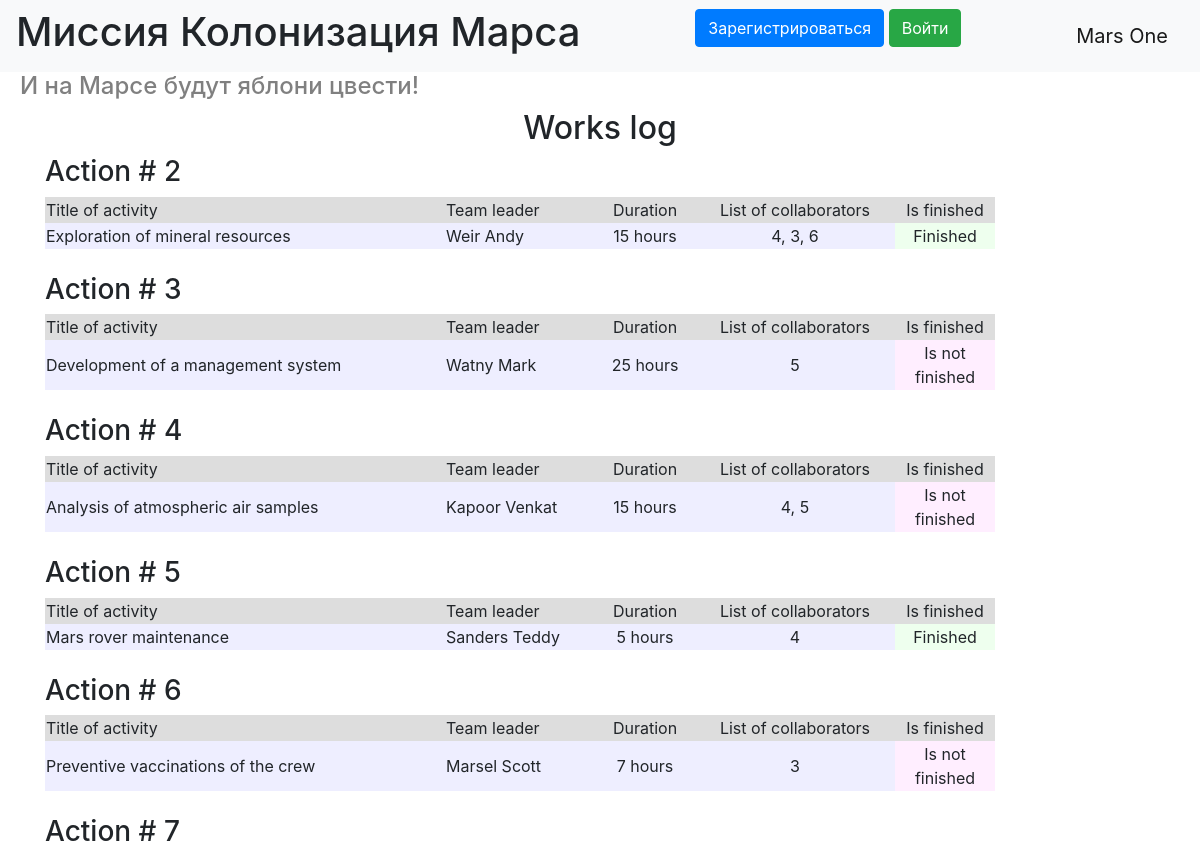
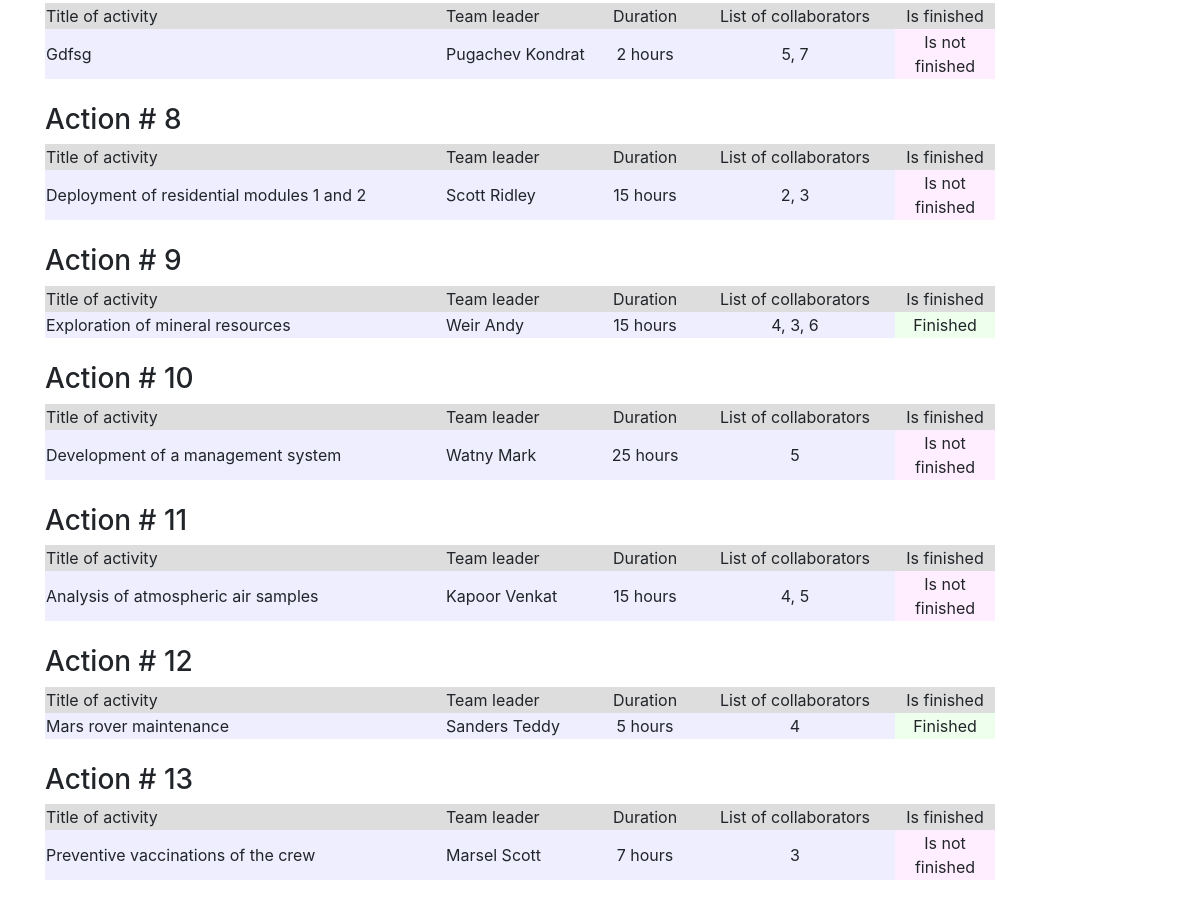
Before: / with the older database file (2 pictures, top to bottom).
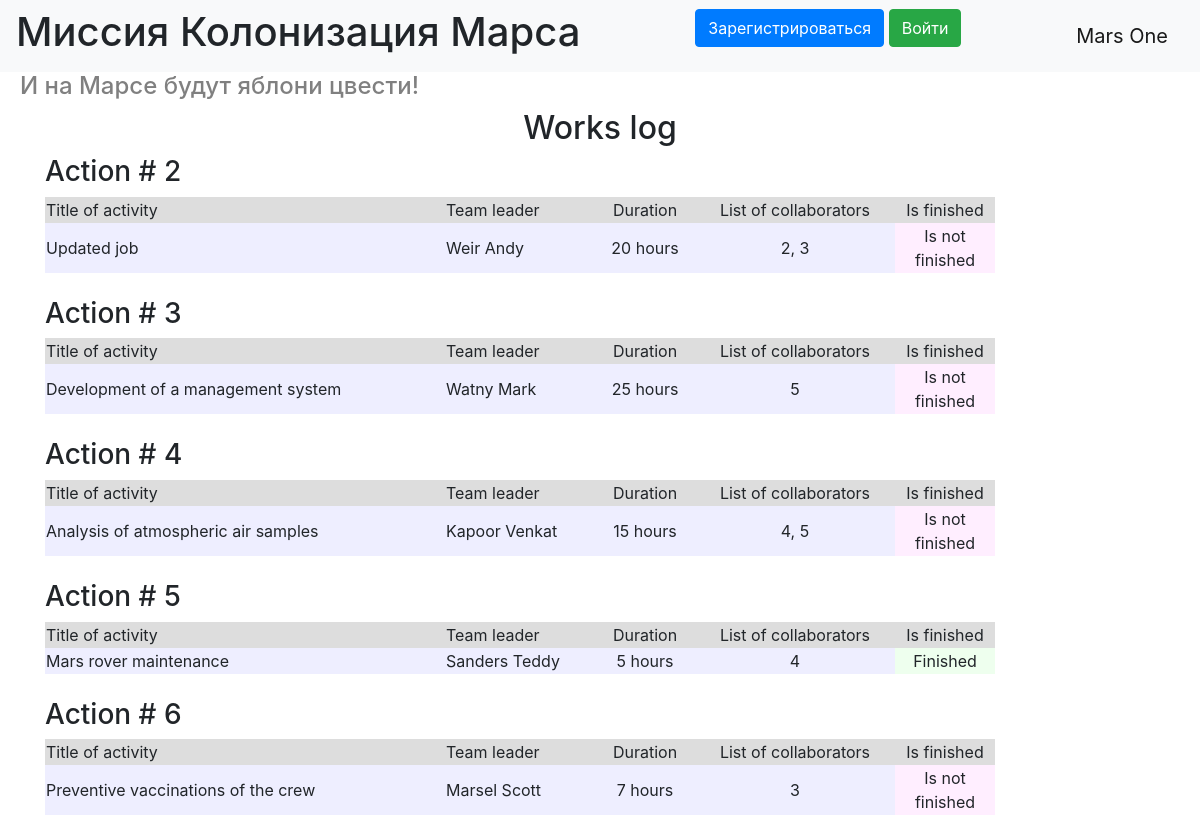
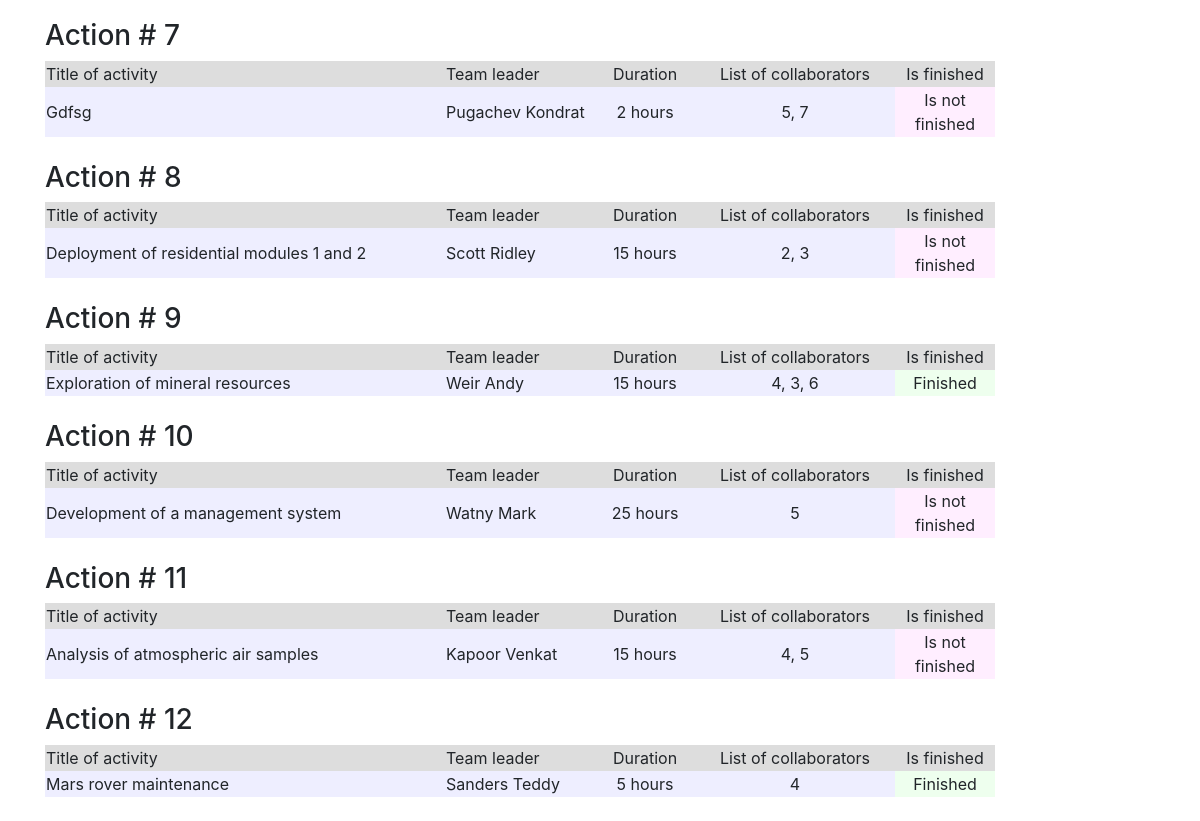
After: the same page with the newer database file (2 pictures, top to bottom).
### data/jobs.py (models this page shows, shortened)
class Jobs(SqlAlchemyBase, SerializerMixin):
    __tablename__ = 'jobs'
    id = sqlalchemy.Column(sqlalchemy.Integer, primary_key=True, autoincrement=True)
    job = sqlalchemy.Column(sqlalchemy.String, nullable=True)
    work_size = sqlalchemy.Column(sqlalchemy.String, nullable=True, default=0)
    collaborators = sqlalchemy.Column(sqlalchemy.String, nullable=True)
    start_date = sqlalchemy.Column(sqlalchemy.DateTime, default=datetime.datetime.now)
    end_date = sqlalchemy.Column(sqlalchemy.DateTime, default=datetime.datetime.now)
    is_finished = sqlalchemy.Column(sqlalchemy.Boolean, default=True)
    team_leader = sqlalchemy.Column(sqlalchemy.Integer, sqlalchemy.ForeignKey("users.id"))
    user = orm.relationship('User', back_populates="jobs")

### data/users.py (models this page shows, shortened)
class User(SqlAlchemyBase, UserMixin, SerializerMixin):
    __tablename__ = 'users'
    id = sqlalchemy.Column(sqlalchemy.Integer,
                           primary_key=True, autoincrement=True)
    name = sqlalchemy.Column(sqlalchemy.String, nullable=True)
    surname = sqlalchemy.Column(sqlalchemy.String, nullable=True)
    age = sqlalchemy.Column(sqlalchemy.Integer, nullable=True)
    position = sqlalchemy.Column(sqlalchemy.String, nullable=True)
    speciality = sqlalchemy.Column(sqlalchemy.String, nullable=True)
    address = sqlalchemy.Column(sqlalchemy.String, nullable=True)
    email = sqlalchemy.Column(sqlalchemy.String, unique=True, nullable=True)
    hashed_password = sqlalchemy.Column(sqlalchemy.String, nullable=True)
    modified_date = sqlalchemy.Column(sqlalchemy.DateTime, default=datetime.datetime.now)
    jobs = orm.relationship("Jobs", back_populates="user")

### index.py (the view)
@app.route("/")
def index():
    db_sess = db_session.create_session()
    jobs = db_sess.query(Jobs).all()
    users = db_sess.query(User).all()
    names = {name.id: (name.surname, name.name) for name in users}
    return render_template("index.html", jobs=jobs, names=names)

### data/db_session.py (called while the page is built)
def create_session() -> Session:
    global __factory
    return __factory()

### templates/index.html (shortened to what this page needs)
{% extends "base.html" %}
{% block content %}
<h2 align="center">Works log</h2>
{% for job in jobs %}
<h3>Action # {{ job.id }}</h3>
<div class="table_container">
    <table class="my_table">
        <tr class="my_row">
            <td class="title" width="400px" bgcolor="#dddddd">Title of activity</td>
            <td class="title" width="150px" bgcolor="#dddddd">Team leader</td>
            <td class="title" width="100px" bgcolor="#dddddd" align="center">Duration</td>
            <td class="title" width="200px" bgcolor="#dddddd" align="center">List of collaborators</td>
            <td class="title" width="100px" bgcolor="#dddddd" align="center">Is finished</td>
        </tr>
        <tr class="my_row">
            <td class="ordinary" bgcolor="#eeeeff">{{ job.job.capitalize() if job.job else job.job }}</td>
            <td class="ordinary" bgcolor="#eeeeff">{{ names[job.team_leader][0] }} {{ names[job.team_leader][1] }}</td>
            <td class="ordinary" bgcolor="#eeeeff" align="center">{{ job.work_size }} hours</td>
            <td class="ordinary" bgcolor="#eeeeff" align="center">{{ job.collaborators }}</td>
            {% if job.is_finished %}
            <td class="ordinary" bgcolor="#eeffee" align="center">Finished</td>
            {% else %}
            <td class="ordinary" bgcolor="#ffeeff" align="center">Is not finished</td>
            {% endif %}
        </tr>
    </table>
</div>
<br>
{% endfor %}
{% endblock %}

### templates/base.html (shortened to what this page needs)
<!DOCTYPE html>
<html lang="en">
<head>
    <link rel="stylesheet" href="https://stackpath.bootstrapcdn.com/bootstrap/4.4.1/css/bootstrap.min.css">
    <link rel="stylesheet" type="text/css" href="../static/css/style.css" />
</head>
  <body>
    <header>
      <nav class="navbar navbar-light bg-light">
          <h1>Миссия Колонизация Марса</h1>
            {% if current_user.is_authenticated %}
                <a class="navbar-brand" href="/logout">{{ current_user.name }} {{ current_user.surname }}</a>
            {% else %}
            <p>
                <a class="btn btn-primary " href="/register">Зарегистрироваться</a>
                <a class="btn btn-success" href="/login">Войти</a>
            </p>
            {% endif %}
          <a class="navbar-brand" href="/">Mars One</a>
      </nav>
        <h4>И на Марсе будут яблони цвести!</h4>
    </header>
    <main role="main" class="container">
        {% block content %}{% endblock %}
    </main>
  </body>
</html>

### static/css/style.css (style rules this page uses)
h4 { padding-left: 20px; color: grey }

Changed rows visible on the page:
removed Jobs: id "13", job "Preventive vaccinations of the crew", team_leader.surname "Marsel", team_leader.name "Scott", work_size "7", collaborators "3", is_finished "Is not finished"
changed Jobs id 2: job "Exploration of mineral resources" → "Updated job"; work_size "15" → "20"; collaborators "4, 3, 6" → "2, 3"; is_finished "Finished" → "Is not finished"
